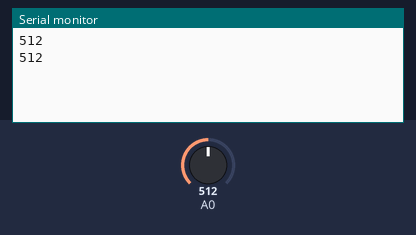
Simulated run of this sketch. Board: Arduino Zero (SAMD21). Parts: the last lines printed to the serial monitor. The inputs (shaded band) are chosen by the test bench; at power-on: A0 = 512 (analog values on the 0–1023 scale).

Above: at 5.8 s.
5.9 s: A0 set to 716
At 10.4 s:
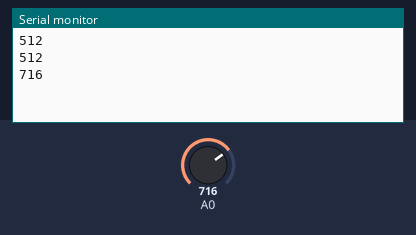
11.9 s: A0 set to 900
At 15.4 s:
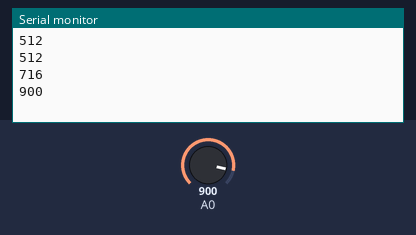
Timing chart, 0 to 16.9 s (numbered marks = the images above; inputs shaded):
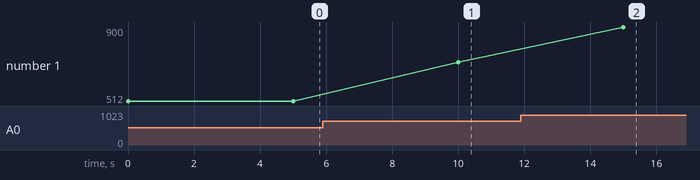

The sketch:

capteurGAZ.ino
```cpp
int sensorValue;
void setup()
{
  Serial.begin(9600);
}
void loop()
{
  analogReadResolution(10);
  sensorValue = analogRead(A0);
  Serial.println(sensorValue);
  delay(5000);
}
```

Measured:
- after the input at 5.9 s, the serial monitor: prints a new line after 4.1 s (image 1)
- after the input at 11.9 s, the serial monitor: prints a new line after 3.1 s (image 2)
- plotted number 1: 512 → 716 after the input at 5.9 s, 716 → 900 after the input at 11.9 s
